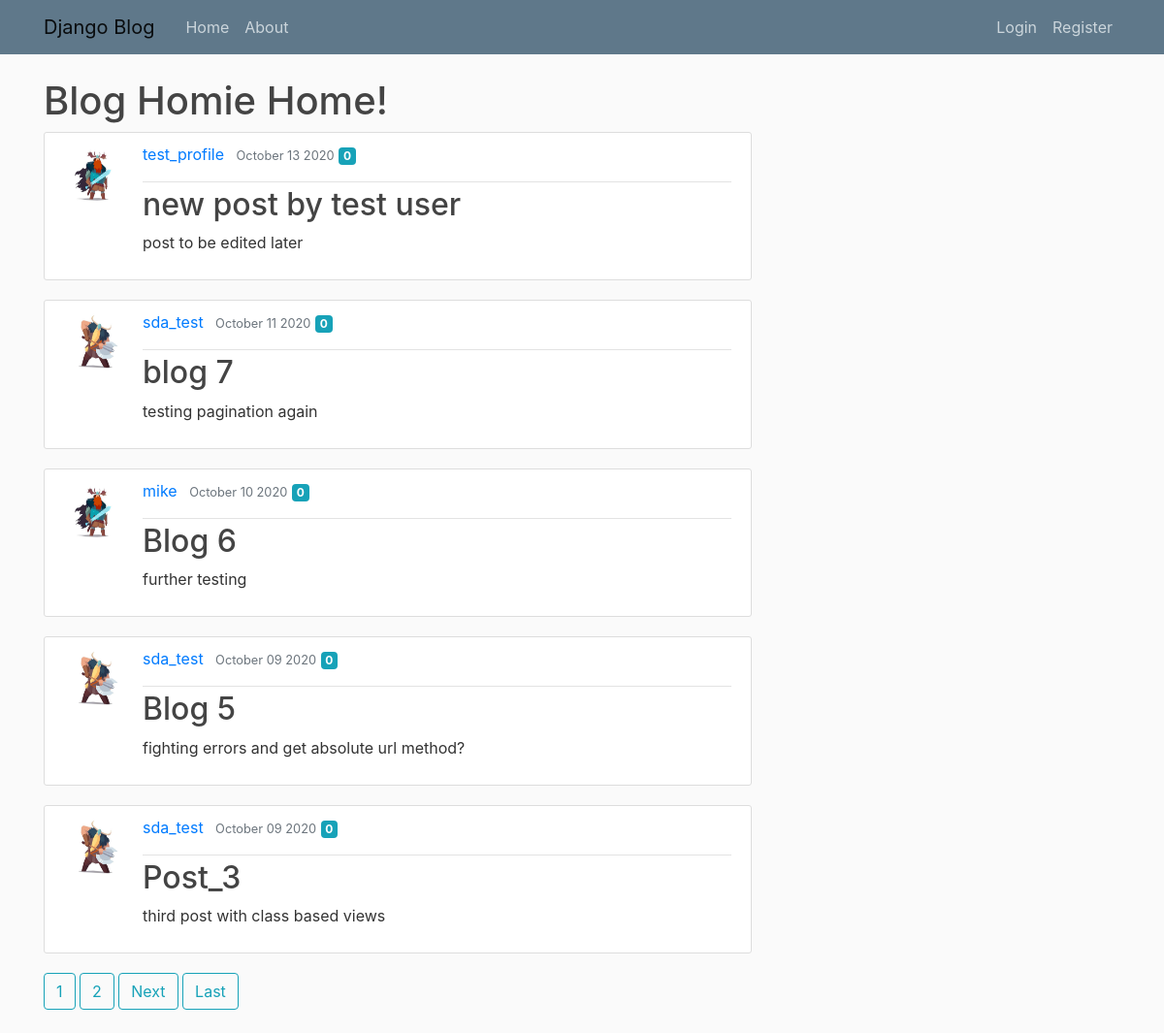
The page / on the database its author committed.
### blogs/models.py (models this page shows, shortened)
class Post(models.Model):
    title = models.CharField(max_length=100)
    content = models.TextField()
    date_posted = models.DateTimeField(default=timezone.now)
    author = models.ForeignKey(User, on_delete=models.CASCADE)
    likes_count = models.IntegerField(default=0)

### users/models.py (models this page shows, shortened)
class Profile(models.Model):
    user = models.OneToOneField(User, on_delete=models.CASCADE)
    image = models.ImageField(default='default.jpg', upload_to='profile_pics')

### blogs/views.py (the view)
# urls.py: path('', PostListView.as_view(), name='blogs-home'),
class PostListView(ListView):
    model = Post
    template_name = 'blogs/home.html'
    context_object_name = 'posts'
    ordering = ['-date_posted']
    paginate_by = 5

### blogs/templates/blogs/home.html (shortened to what this page needs)
{% extends "blogs/base.html" %}
{% block content %}
        <h1>Blog Homie Home!</h1>
    {% for post in posts %}
            <article class="media content-section">
                <img class="rounded-circle article-img" src="{{ post.author.profile.image.url }}">
              <div class="media-body">
                <div class="article-metadata">
                  <a class="mr-2" href="#">{{ post.author }}</a>
                  <small class="text-muted">{{ post.date_posted|date:"F d Y" }}</small>
                  <p class="badge badge-info mr-4">{{ post.likes_count}}</p>
                </div>
                <h2><a class="article-title" href="{% url 'post-detail' post.id %}">{{ post.title }}</a></h2>
                <p class="article-content">{{ post.content }}</p>
              </div>
            </article>
    {% endfor %}
    {% if is_paginated %}
        {% for num in page_obj.paginator.page_range %}
            {% if page_number == num %}
                <a class="btn btn-outline-info mb-4"href="?page={{num}}">{{ num }}</a>
            {% elif num > page_obj.number|add:'-3' and num < page_obj.number|add:'3'%}
                <a class="btn btn-outline-info mb-4"href="?page={{num}}">{{ num }}</a>
            {% endif %}
        {% endfor %}
        {% if page_obj.has_next %}
            <a class="btn btn-outline-info mb-4"href="?page={{ page_obj.next_page_number }}">Next</a>
            <a class="btn btn-outline-info mb-4"href="?page={{page_obj.paginator.num_pages }}">Last</a>
        {% endif %}
    {% endif %}
{% endblock content %}

### blogs/static/blogs/main.css (style rules this page uses)
body { background: #fafafa; color: #333333; margin-top: 5rem; }
h1, h2, h3, h4, h5, h6 { color: #444444; }
.content-section { background: #ffffff; padding: 10px 20px; border: 1px solid #dddddd; border-radius: 3px; margin-bottom: 20px; }
.article-title { color: #444444; }
.article-content { white-space: pre-line; }
.article-img { height: 65px; width: 65px; margin-right: 16px; }
.article-metadata { padding-bottom: 1px; margin-bottom: 4px; border-bottom: 1px solid #e3e3e3 }

### rows shown on the page
Post: author.profile.image (placeholder picture), author "test_profile", date_posted "October 13 2020", likes_count "0", title "new post by test user", content "post to be edited later"
Post: author.profile.image (picture), author "sda_test", date_posted "October 11 2020", likes_count "0", title "blog 7", content "testing pagination again"
Post: author.profile.image (picture), author "mike", date_posted "October 10 2020", likes_count "0", title "Blog 6", content "further testing"
Post: author.profile.image (picture), author "sda_test", date_posted "October 09 2020", likes_count "0", title "Blog 5", content "fighting errors and get absolute url method?"
Post: author.profile.image (picture), author "sda_test", date_posted "October 09 2020", likes_count "0", title "Post_3", content "third post with class based views"

### other values the page prints
{{ num }} "1" "2"
